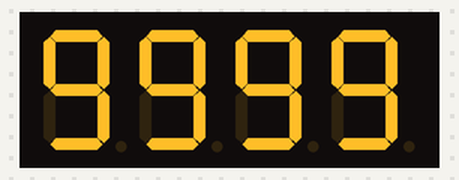
A sketch run on a simulated Arduino Uno, built with avr-gcc and run on an emulated ATmega328P. Shown: 4-digit seven-segment display.

Above: at 0.1 s.
At 10.2 s:
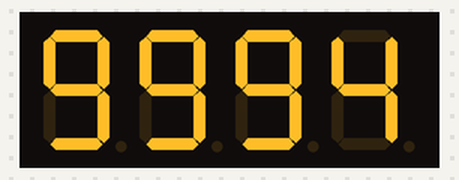
At 16.2 s:
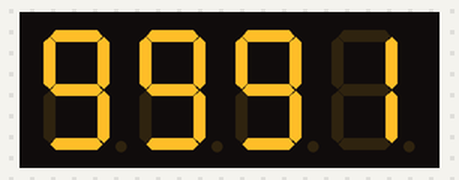
At 26.3 s:
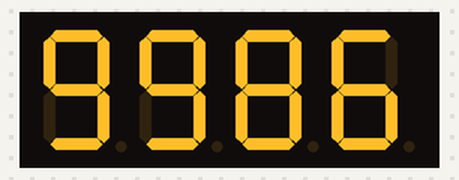
At 32.4 s:
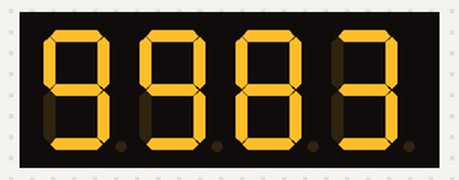
At 38.5 s:
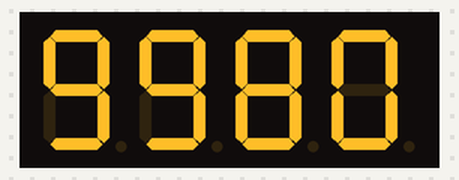

The sketch:

RichShield_TM1637example.ino
```cpp
#include <Arduino.h>
#include <TM1637Display.h>

// Module connection pins (Digital Pins)
#define CLK 10
#define DIO 11

// The amount of time (in milliseconds) between tests
#define TEST_DELAY   2000

TM1637Display display(CLK, DIO);

int count = 9999;
uint8_t data[] = {0, 0, 0, 0};

void setup()
{
}

void loop()
{
  display.setBrightness(0x0f);

  data[3] = display.encodeDigit(count/1 % 10);
  data[2] = display.encodeDigit(count/10 % 10);
  data[1] = display.encodeDigit(count/100 % 10);
  data[0] = display.encodeDigit(count/1000 % 10);
  display.setSegments(data);

  if(count <= 0)
  {
    count = 9999;
  }
  else
  {
    count--;
  }

  delay(TEST_DELAY);
}
```

Measured:
- what the display in image 1 shows lasts 2.0 s, from 10.1 s to 12.1 s
